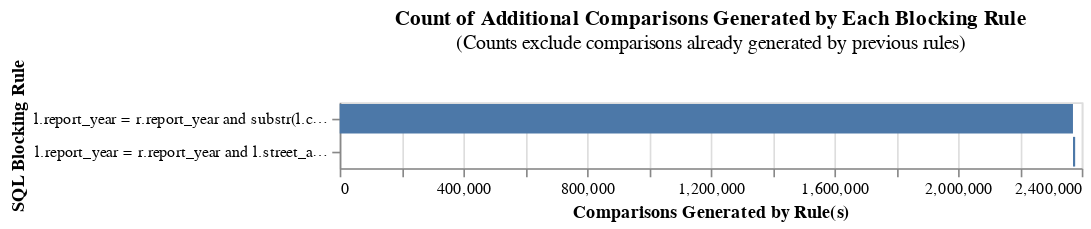

Notebook code for this chart:
### Code cell
blocking_rules_for_analysis = [
    br0, br1
]


cumulative_comparisons_to_be_scored_from_blocking_rules_chart(
    table_or_tables=[sec_match_df, eia_match_df],
    blocking_rules=blocking_rules_for_analysis,
    db_api=db_api,
    unique_id_column_name='record_id',
    link_type="link_only",
)

### Figure 1 — Vega-Lite specification as saved in the notebook (floating-point values rounded to 4 significant figures)
{"config": {"view": {"continuousWidth": 300, "continuousHeight": 300}}, "data": {"name": "data-bc6bb82997e900308036d5ce309e7401"}, "mark": "bar", "encoding": {"order": {"field": "cumulative_rows"}, "tooltip": [{"field": "blocking_rule", "title": "SQL Condition", "type": "nominal"}, {"field": "row_count", "format": ",", "title": "Comparisons Generated", "type": "quantitative"}, {"field": "cumulative_rows", "format": ",", "title": "Cumulative Comparisons", "type": "quantitative"}, {"field": "cartesian", "format": ",", "title": "Total comparisons in Cartesian product", "type": "quantitative"}], "x": {"field": "start", "title": "Comparisons Generated by Rule(s)", "type": "quantitative"}, "x2": {"field": "cumulative_rows"}, "y": {"field": "blocking_rule", "sort": ["-x2"], "title": "SQL Blocking Rule"}}, "height": {"step": 20}, "title": {"text": "Count of Additional Comparisons Generated by Each Blocking Rule", "subtitle": "(Counts exclude comparisons already generated by previous rules)"}, "width": 450, "$schema": "https://vega.github.io/schema/vega-lite/v5.9.3.json", "datasets": {"data-bc6bb82997e900308036d5ce309e7401": [{"blocking_rule": "l.report_year = r.report_year and substr(l.company_name_mphone,1,3) = substr(r.company_name_mphone,1,3)", "row_count": 2371618, "cumulative_rows": 2371618, "cartesian": 40620617120, "match_key": "0", "start": 0}, {"blocking_rule": "l.report_year = r.report_year and l.street_address = r.street_address", "row_count": 7101, "cumulative_rows": 2378719, "cartesian": 40620617120, "match_key": "1", "start": 2371618}]}}
